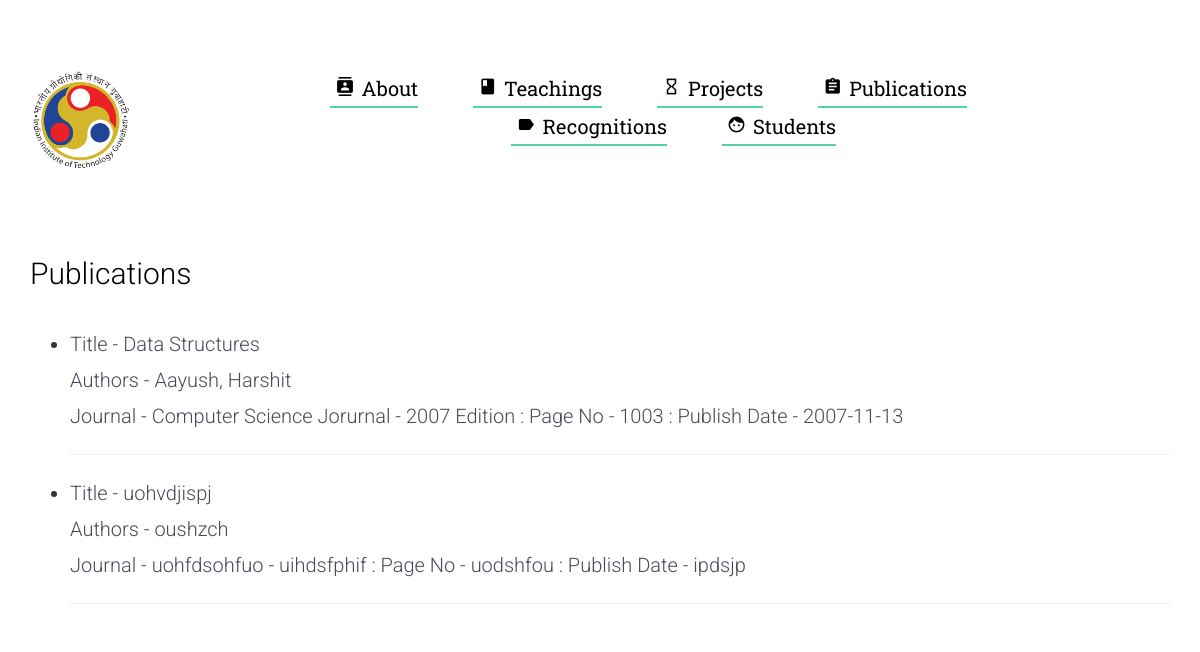
/profile/aayush131/publication, run on an earlier commit of the app's database.
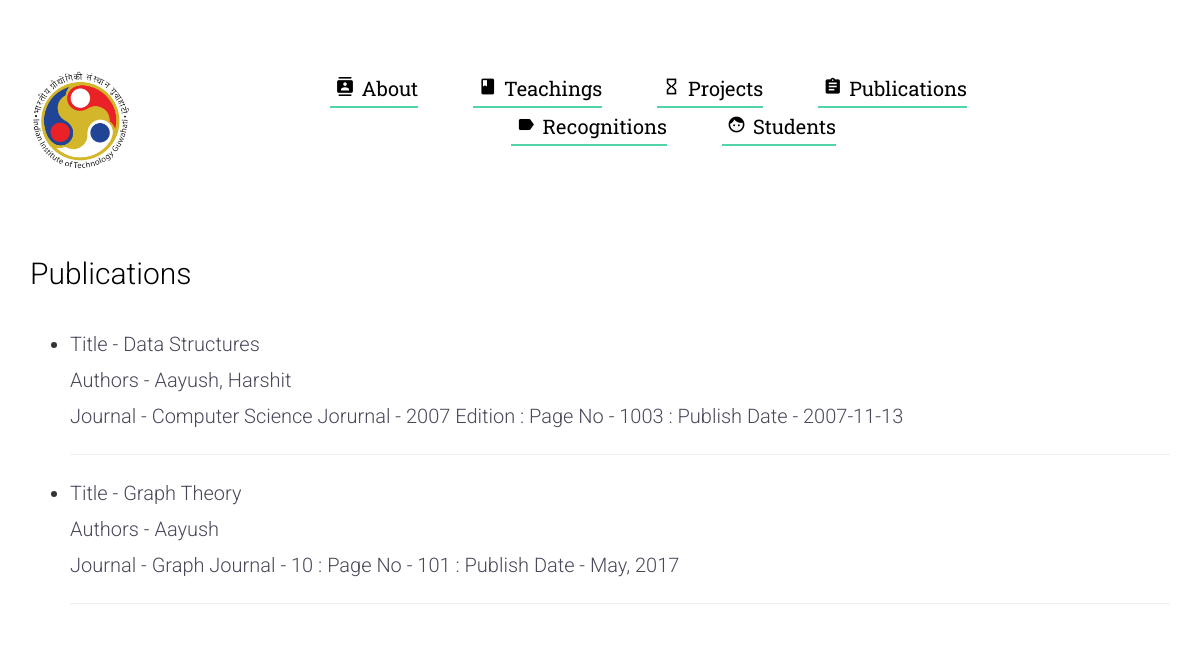
And on a later commit of the database.
### details/models.py (models this page shows)
class PublicationDetails(models.Model):
    username = models.ForeignKey(User, on_delete=models.CASCADE)
    Authors = models.CharField(max_length=255)
    title=models.CharField(max_length=255)
    journal = models.CharField(max_length=255)
    journal_volume = models.CharField(max_length=255)
    page_no = models.CharField(max_length=255)
    publish_date = models.CharField(max_length=255)

### sslProject/views.py (the view)
# urls.py: url(r"^profile/(?P<username>\w+)/publication$", views.ProfilePublicationPage, name="profile_publication"),
def ProfilePublicationPage(request, username):
    users = PublicationDetails.objects.filter(username__username=username)
    return render(request, 'profile_publication.html',{'users':users, 'username':username})

### templates/profile_publication.html (shortened to what this page needs)
{% extends "profile_base.html" %}
{% block content %}
    <h2>Publications</h2>
    <ul>
    {% for sub in users %}
      <li>
        <span id="list">Title - {{sub.title}}<br>Authors - {{sub.Authors}}<br>Journal - {{sub.journal}} - {{sub.journal_volume}} : Page No - {{sub.page_no}} : Publish Date - {{sub.publish_date}}</span>
        <hr>
      </li>
    {% endfor %}
  </ul>
{% endblock %}

What changed in the data, as far as the page shows it:
removed PublicationDetails: title "uohvdjispj", Authors "oushzch", journal "uohfdsohfuo", journal_volume "uihdsfphif", page_no "uodshfou", publish_date "ipdsjp"
added PublicationDetails: title "Graph Theory", Authors "Aayush", journal "Graph Journal", journal_volume "10", page_no "101", publish_date "May, 2017"
